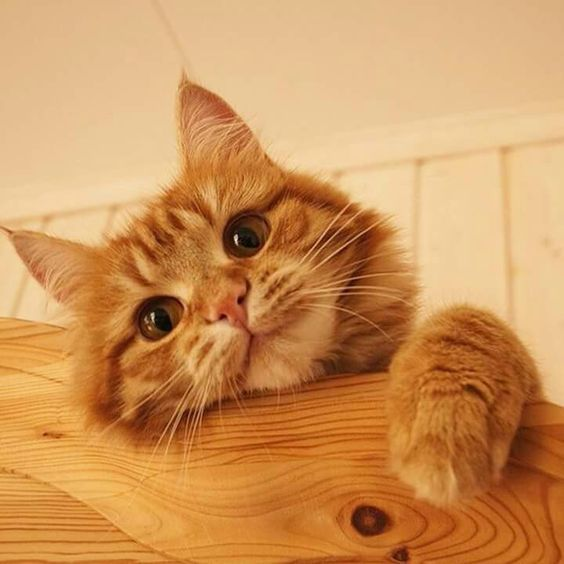
#> input picture practical/images/cat.jpg, 564 x 564 px
$ python rotate.py
#> lines starting #> are read from the running program, lines starting #| are printed output that depends on the picture
import cv2
import numpy as np

def rotateImg(img, angle):
    height,width=img.shape
    rotated=np.zeros(shape=(height,width),dtype=np.uint8)
    angle=np.deg2rad(angle)

    for i in range(height):
        for j in range(width):
            x=int((i-height/2)*np.cos(angle)-(j-width/2)*np.sin(angle)+height/2)
            y=int((i-height/2)*np.sin(angle)+(j-width/2)*np.cos(angle)+width/2)

            if x>=0 and x<height and y>=0 and y<width:
                rotated[i,j]=img[x,y]
            else:
                rotated[i,j]=0

    return rotated

img=cv2.imread("images/cat.jpg",0)
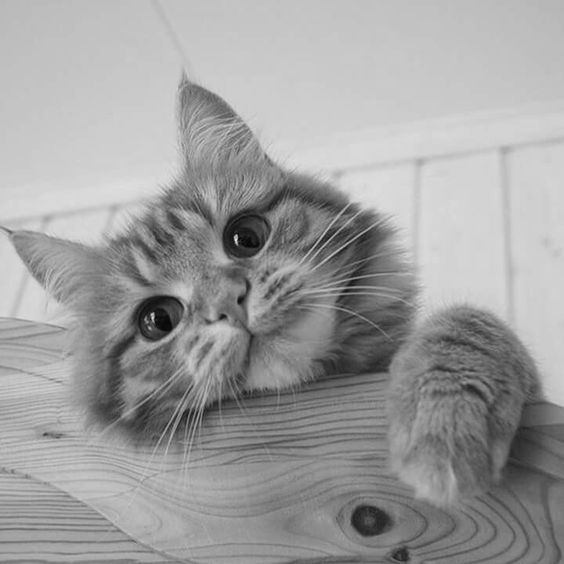
#> img: shape (564, 564); min 2, max 232, mean 158.6

rotated=rotateImg(img,-45)
#> after the loop in rotateImg, `for i in range(height):`:
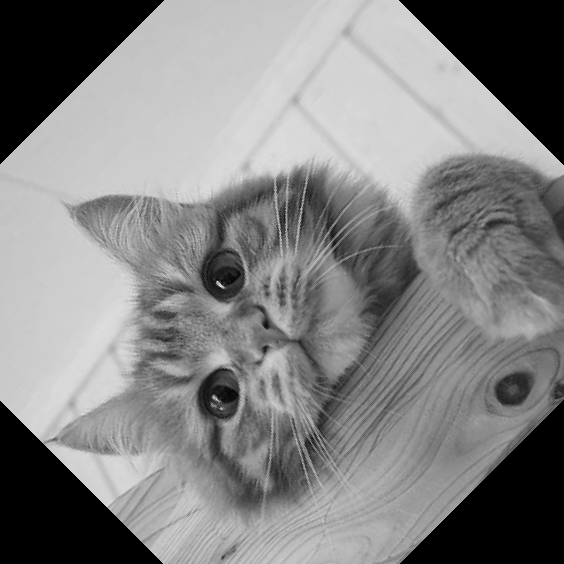
#> rotated: shape (564, 564); min 0, max 232, mean 130.9

cv2.imshow("Original",img)

cv2.imshow("Rotated",rotated)

cv2.waitKey(0)

cv2.destroyAllWindows()

$ run again, with practical/images/rainbow.jpg copied over practical/images/cat.jpg
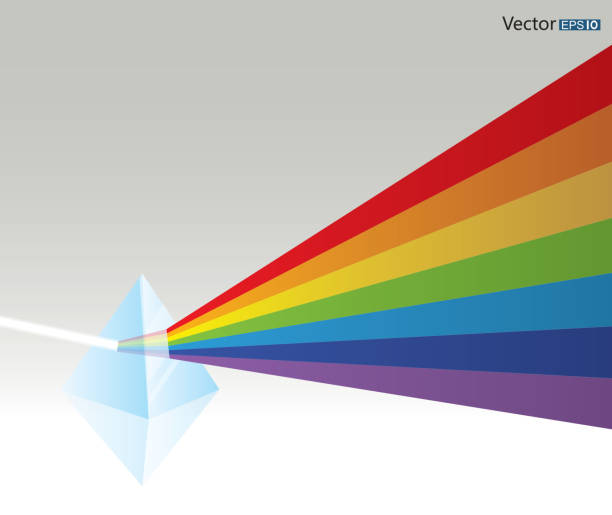
#> input picture practical/images/rainbow.jpg, 612 x 515 px
#> `img=cv2.imread("images/cat.jpg",0)`:
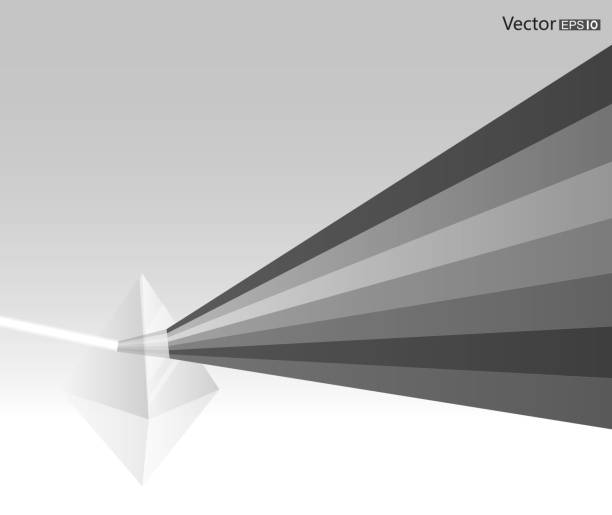
#> img: shape (515, 612); min 17, max 255, mean 190
#> after the loop in rotateImg, `for i in range(height):`:
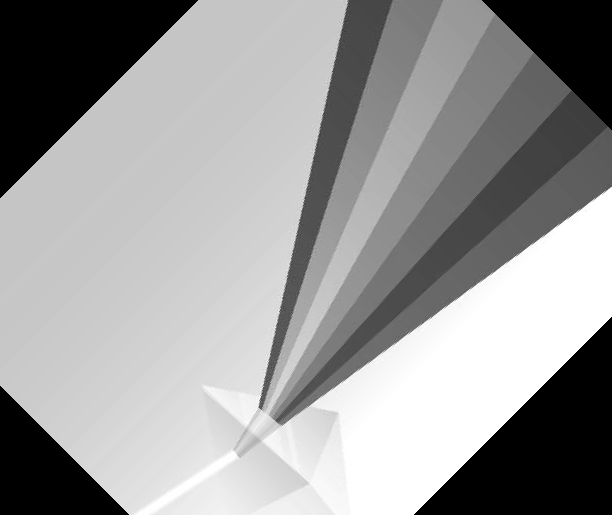
#> rotated: shape (515, 612); min 0, max 255, mean 152.9

$ run again, with practical/images/say.jpg copied over practical/images/cat.jpg
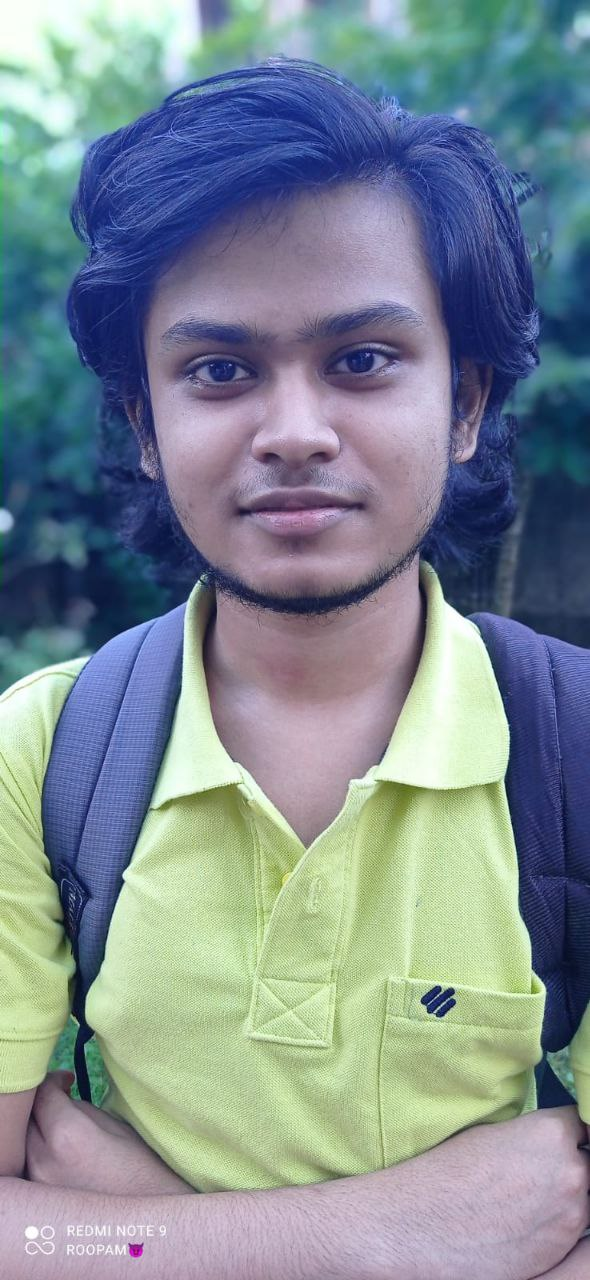
#> input picture practical/images/say.jpg, 590 x 1280 px
#> `img=cv2.imread("images/cat.jpg",0)`:
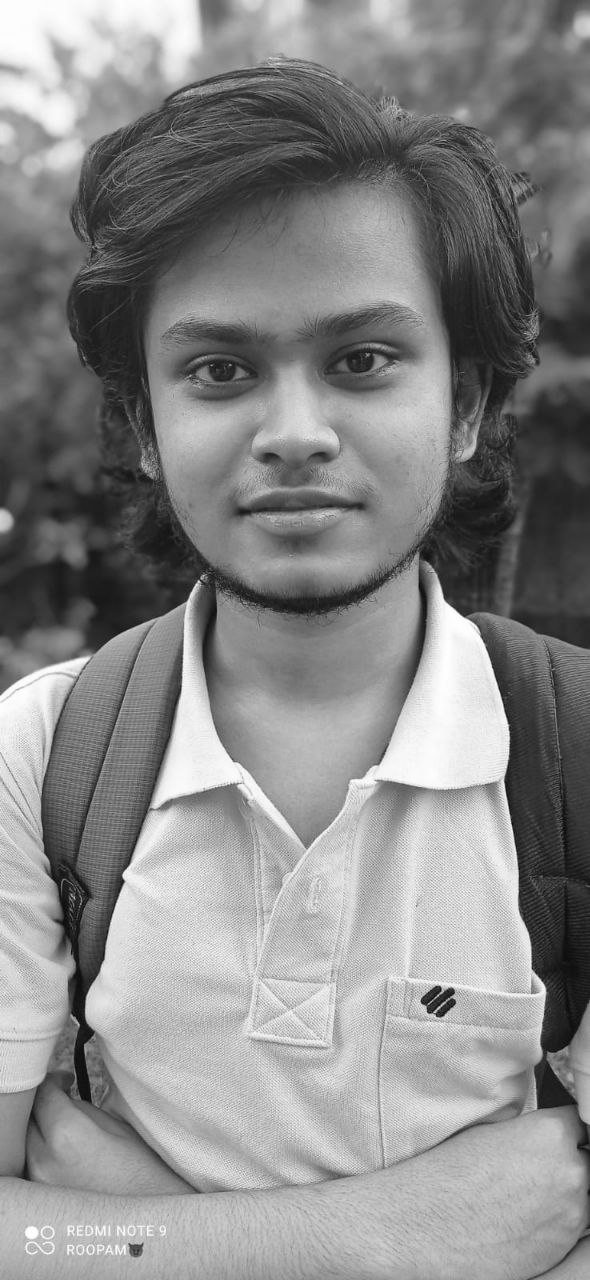
#> img: shape (1280, 590); min 4, max 255, mean 136.4
#> after the loop in rotateImg, `for i in range(height):`:
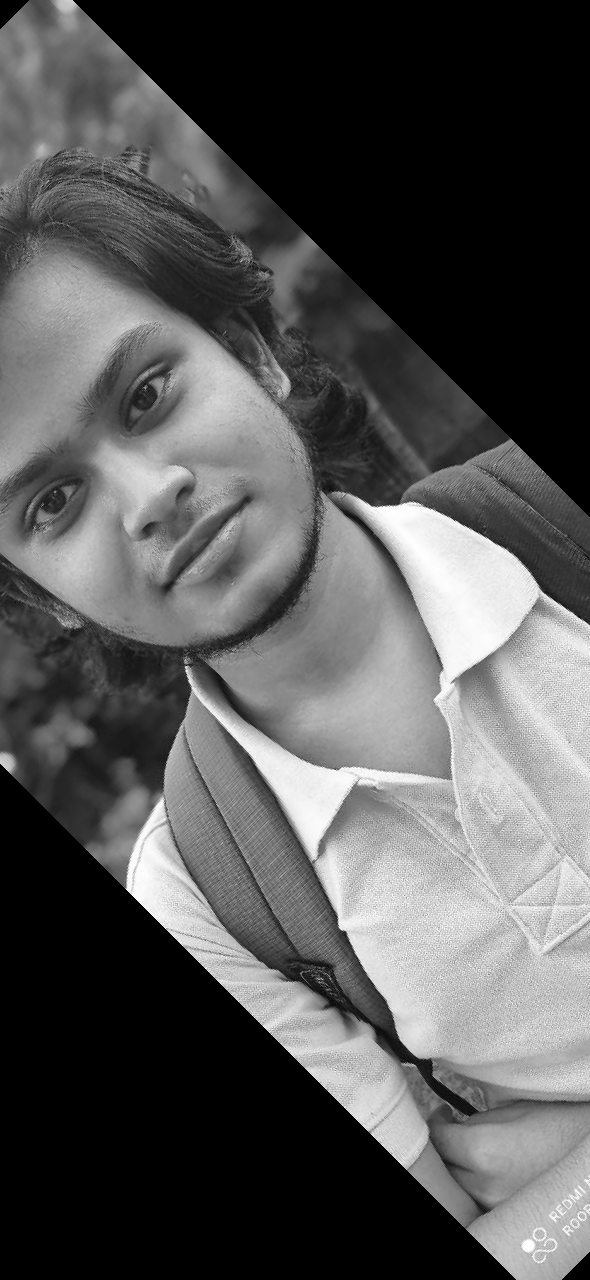
#> rotated: shape (1280, 590); min 0, max 255, mean 86.1
